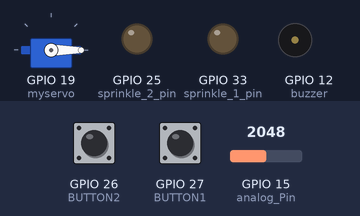
The program below on a simulated ESP32. On the bench: servo, output pins drawn as LEDs (lit = HIGH), buzzer (waves = sounding). Inputs (shaded band) come from the test bench; at power-on: GPIO 26 (BUTTON2) HIGH, GPIO 27 (BUTTON1) HIGH, GPIO 15 (analog_Pin) = 2048. What the program prints to the serial monitor is not drawn.

Above: at 1.2 s.
1.3 s: GPIO 26 (BUTTON2) pulled LOW for 0.15 s
At 1.9 s:
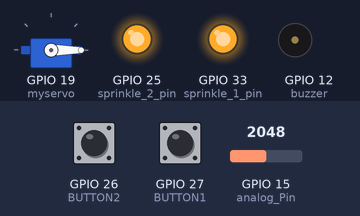
2.9 s: GPIO 27 (BUTTON1) pulled LOW for 0.15 s
At 4.3 s:
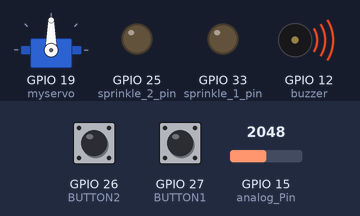
4.6 s: GPIO 27 (BUTTON1) pulled LOW for 1 s
At 6.2 s:
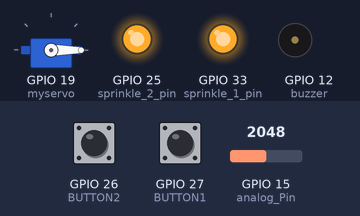
7.1 s: GPIO 26 (BUTTON2) pulled LOW for 1 s
At 7.7 s:
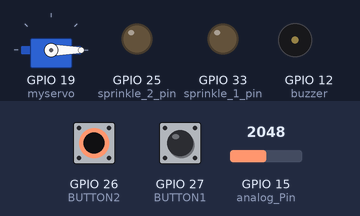
9.6 s: GPIO 26 (BUTTON2) pulled LOW for 3.2 s
At 10.6 s:
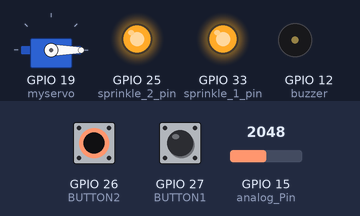
Timing chart, 0 to 12.6 s (numbered marks = the images above; inputs shaded):
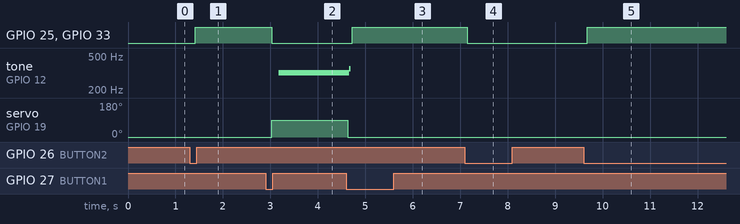

Measured:
- after the input at 1.3 s, GPIO 25 (sprinkle_2_pin), GPIO 33 (sprinkle_1_pin): LOW → HIGH after 0.11 s
- after the input at 2.9 s, GPIO 25 (sprinkle_2_pin), GPIO 33 (sprinkle_1_pin): HIGH → LOW after 0.13 s; tone on GPIO 12 (buzzer): silent → 320 Hz after 0.28 s; servo on GPIO 19 (myservo): 0° → 90° after 0.13 s
- after the input at 4.6 s, GPIO 25 (sprinkle_2_pin), GPIO 33 (sprinkle_1_pin): LOW → HIGH after 0.13 s; tone on GPIO 12 (buzzer): 320 Hz → 356 Hz after 0.06 s, → silent 0.04 s later; servo on GPIO 19 (myservo): 90° → 0° at once
- after the input at 7.1 s, GPIO 25 (sprinkle_2_pin), GPIO 33 (sprinkle_1_pin): HIGH → LOW after 0.05 s
- after the input at 9.6 s, GPIO 25 (sprinkle_2_pin), GPIO 33 (sprinkle_1_pin): LOW → HIGH after 0.08 s

The program:

main.cpp
```cpp
#include <Arduino.h>
#include <Bounce2.h>
#include <ESP32Servo.h>
#define BUTTON1 27 // for trun on servo and bozer
#define BUTTON2 26
Servo myservo;
TaskHandle_t TaskA = NULL;
TaskHandle_t TaskB = NULL;
Bounce button1 = Bounce();
Bounce button2 = Bounce();
int count = 0;
int buzzer = 12;
int status_button1 = 0;
int status_button2 = 0;
int sprinkle_1_pin = 33;
int sprinkle_2_pin = 25;
int analog_Pin = 15;
int val_soil_moisture = 0;
int ststus_servo = 1;
void auto_watering_system();
void insect_repellent();
void soil_moisture_detection();
void sunroof_control();
void manual_watering_system(void *pam);

// moisture
int moist_sensor = 0;

// sprinkle
boolean auto_sprinkle_1 = false;
boolean is_activate_sprinkle_1 = false;
boolean auto_sprinkle_2 = false;
boolean is_activate_sprinkle_2 = false;

// buzzer & sunroof
boolean buzzer_is_activate = false;
boolean sunroof_is_open = true;
boolean user_ignore = true;

void All_Switch(void *param)
{
  while (1)
  {
    button1.update();
    if (button1.fell())
    {
      status_button1 = !status_button1;
      Serial.println(status_button1);
    }
    vTaskDelay(2 / portTICK_PERIOD_MS);
    button2.update();
    if (button2.fell())
    {
      status_button2 = !status_button2;
      Serial.println(status_button2);
    }
    vTaskDelay(2 / portTICK_PERIOD_MS);
  }
}

void update_soil_moisture_detection(void *param)
{
  while (1)
  { // GET
    vTaskDelay(1 / portTICK_PERIOD_MS);
    soil_moisture_detection();
    vTaskDelay(1 / portTICK_PERIOD_MS);
    // POST
    vTaskDelay(1 / portTICK_PERIOD_MS);
  }
}

void setup()
{
  Serial.begin(115200);
  button1.interval(25);
  button2.interval(25);
  pinMode(buzzer, OUTPUT);
  pinMode(sprinkle_1_pin, OUTPUT);
  pinMode(sprinkle_2_pin, OUTPUT);
  button1.attach(BUTTON1, INPUT_PULLUP);
  button2.attach(BUTTON2, INPUT_PULLUP);
  myservo.attach(19);
  xTaskCreatePinnedToCore(All_Switch, "All_Switch", 1000, NULL, 1, &TaskA, 0);
  xTaskCreatePinnedToCore(update_soil_moisture_detection, "update_soil_moisture_detection", 1000, NULL, 1, &TaskB, 1);
}

void auto_watering_system()
{
  if (status_button2 == 0 && val_soil_moisture < 80)
  {
    user_ignore = 1;
  }
  else if (val_soil_moisture > 50)
  {
    digitalWrite(sprinkle_1_pin, HIGH);
    digitalWrite(sprinkle_2_pin, HIGH);
  }
  else
  {
    digitalWrite(sprinkle_1_pin, LOW);
    digitalWrite(sprinkle_2_pin, LOW);
  }
  delay(1);
}

void manual_waterong_system() // ปิดเปิดเอง
{
  if (val_soil_moisture >= 80) // ความชื้นน้อยมากๆ
  {
    user_ignore = 0;
  }
  else if (status_button2)
  {
    digitalWrite(sprinkle_1_pin, HIGH);
    digitalWrite(sprinkle_2_pin, HIGH);
  }
  else
  {
    digitalWrite(sprinkle_1_pin, LOW);
    digitalWrite(sprinkle_2_pin, LOW);
  }
  delay(1);
}

void insect_repellent() // ไล่แมลง
{
  digitalWrite(buzzer, HIGH);
  delay(1);
  digitalWrite(buzzer, LOW);
  delay(1);
}

void soil_moisture_detection() // วัดค่าความชื้น
{
  val_soil_moisture = map(analogRead(analog_Pin), 1200, 4096, 0, 100);
  Serial.print("val_soil_moisture = ");
  Serial.println(val_soil_moisture);
}

void loop()
{
  if (status_button1) // ปิดฝา
  {
    if (count == 0)
    {
      digitalWrite(sprinkle_1_pin, LOW);
      digitalWrite(sprinkle_2_pin, LOW);//ปิดน้ำก่อน
      myservo.write(90);
      delay(100);
    }
    else
    {
      insect_repellent();
      delay(1);
    }
    count++;
  }
  else // เปิดฝา
  {
    count = 0;
    myservo.write(0);
    delay(100);
    if (user_ignore)
    {
      manual_waterong_system();
    }
    else
    {
      auto_watering_system();
    }
  }
}
```
